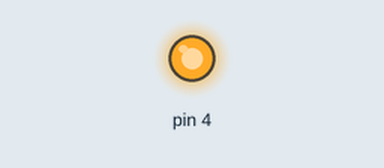
Recording of a sketch running on a simulated Arduino Uno, built with avr-gcc and run on an emulated ATmega328P. Shown: output pins drawn as LEDs (lit = HIGH).

Above: at 0.1 s.
At 4.1 s:
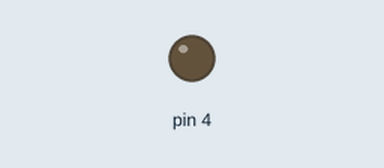
Timing chart, 0 to 5.6 s (numbered marks = the images above):
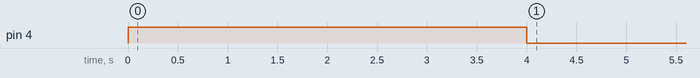

The sketch:

LoraRecieveTest.ino
```cpp
#include <SoftwareSerial.h>


byte loraData[8];
int loraLastPacketReadTime = millis();

SoftwareSerial loraSerial(2, 3);

void setup(){
	Serial.begin(9600);
	loraSerial.begin(9600);

	pinMode(4, OUTPUT);
	digitalWrite(4, 1); // Config mode

	delay(2000);

	// Request to read 6 config regs
	loraSerial.write(byte(0xC1));
	loraSerial.write(byte(0x00));
	loraSerial.write(byte(0x06));

	delay(2000);

	while (loraSerial.available()){
		Serial.print(loraSerial.read(), HEX);
		Serial.print(" ");
	}
	Serial.println();

	digitalWrite(4, 0); // Normal mode

}
void loop(){
	if (loraSerial.available() >= 8){
		loraSerial.readBytes(loraData, 8);
		Serial.println(1 / ((millis() - loraLastPacketReadTime) / 1000));
		loraLastPacketReadTime = millis();
	}
}
```
